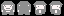

A 2D game scene composited from a Tiled map and its tileset images. What follows is a short description and the map's XML, with every tile layer's data as written:
An orthogonal 4x1 tile map with 16x16 px tiles, 4 tile layers (player1a, player1b, player2a, player2b), 2 tilesets.

<map version="1.10" tiledversion="1.10.1" orientation="orthogonal" renderorder="right-down" width="4" height="1" tilewidth="16" tileheight="16" infinite="0" nextlayerid="5" nextobjectid="1">
 <tileset firstgid="1" source="../tilesets/player1.tsx" />
 <tileset firstgid="9" source="../tilesets/player2.tsx" />
 <layer id="1" name="player1a" width="4" height="1">
  <data encoding="csv">
1,2,3,4
</data>
 </layer>
 <layer id="2" name="player1b" width="4" height="1">
  <data encoding="csv">
5,6,7,8
</data>
 </layer>
 <layer id="3" name="player2a" width="4" height="1">
  <data encoding="csv">
9,10,11,12
</data>
 </layer>
 <layer id="4" name="player2b" width="4" height="1">
  <data encoding="csv">
13,14,15,16
</data>
 </layer>
</map>